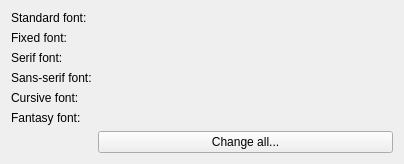
<?xml version="1.0" encoding="UTF-8"?>
<ui version="4.0">
 <class>WkFontsWidget</class>
 <widget class="QWidget" name="WkFontsWidget">
  <property name="geometry">
   <rect>
    <x>0</x>
    <y>0</y>
    <width>404</width>
    <height>147</height>
   </rect>
  </property>
  <property name="windowTitle">
   <string/>
  </property>
  <layout class="QFormLayout" name="formLayout">
   <item row="0" column="0">
    <widget class="QLabel" name="label">
     <property name="text">
      <string>Standard font:</string>
     </property>
    </widget>
   </item>
   <item row="0" column="1">
    <widget class="LeechCraft::Util::FontChooserWidget" name="StandardChooser_" native="true"/>
   </item>
   <item row="1" column="0">
    <widget class="QLabel" name="label_2">
     <property name="text">
      <string>Fixed font:</string>
     </property>
    </widget>
   </item>
   <item row="1" column="1">
    <widget class="LeechCraft::Util::FontChooserWidget" name="FixedChooser_" native="true"/>
   </item>
   <item row="2" column="0">
    <widget class="QLabel" name="label_3">
     <property name="text">
      <string>Serif font:</string>
     </property>
    </widget>
   </item>
   <item row="2" column="1">
    <widget class="LeechCraft::Util::FontChooserWidget" name="SerifChooser_" native="true"/>
   </item>
   <item row="3" column="0">
    <widget class="QLabel" name="label_4">
     <property name="text">
      <string>Sans-serif font:</string>
     </property>
    </widget>
   </item>
   <item row="3" column="1">
    <widget class="LeechCraft::Util::FontChooserWidget" name="SansSerifChooser_" native="true"/>
   </item>
   <item row="4" column="0">
    <widget class="QLabel" name="label_5">
     <property name="text">
      <string>Cursive font:</string>
     </property>
    </widget>
   </item>
   <item row="4" column="1">
    <widget class="LeechCraft::Util::FontChooserWidget" name="CursiveChooser_" native="true"/>
   </item>
   <item row="5" column="0">
    <widget class="QLabel" name="label_6">
     <property name="text">
      <string>Fantasy font:</string>
     </property>
    </widget>
   </item>
   <item row="5" column="1">
    <widget class="LeechCraft::Util::FontChooserWidget" name="FantasyChooser_" native="true"/>
   </item>
   <item row="6" column="1">
    <widget class="QPushButton" name="ChangeAll_">
     <property name="text">
      <string>Change all...</string>
     </property>
    </widget>
   </item>
  </layout>
 </widget>
 <customwidgets>
  <customwidget>
   <class>LeechCraft::Util::FontChooserWidget</class>
   <extends>QWidget</extends>
   <header>fontchooserwidget.h</header>
   <container>1</container>
  </customwidget>
 </customwidgets>
 <resources/>
 <connections/>
</ui>
